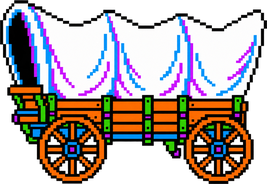
#> input picture app/src/main/assets/art/wagon_reference.png, 267 x 184 px, found by its file name
$ python make-launcher-icon.py
#> lines starting #> are read from the running program, lines starting #| are printed output that depends on the picture; after the words box and inside, x2 and y2 are one past the last pixel; in counts of white or black regions, pixels touching at a corner belong together
#!/usr/bin/env python3
"""Rasterise the launcher icon's foreground from the wagon artwork.

The adaptive icon is a 432x432 foreground over a sky-and-grass background. What
makes the sizing non-obvious is that Wear crops it far harder than Android
documents: the platform's adaptive-icon safe zone is a circle about 61% of the
canvas across, but the circular avatar Wear uses for both the app list and the
"Recents" card keeps only the innermost **16.4%**, throwing the rest away. At
the documented safe-zone size the wagon's wheels were cropped off and what was
left read as flat horizontal bands rather than a wagon.

That 16.4% was measured on device, twice. A first pass put it at ~30%, which
turned out to be the *artwork's* extent in an older icon rather than the crop
itself, and sizing to it still lost the wheels. Re-measuring with a target of
concentric bands at 10% intervals settled it: the innermost 10% band rendered
44px across in the avatar, giving 4.4px per 1% of canvas, and the avatar itself
is 72px across — so 72/4.4 = 16.4%. Only the 10% and 20% bands appeared at all;
there was no 30% band anywhere in the avatar. Regenerate that target and look at
it before doubting this number.

So the artwork is scaled until its **minimal enclosing circle** matches that
crop, and positioned so that circle is concentric with the canvas. Fitting the
enclosing circle rather than the bounding box matters: a wagon is wider than it
is tall and its corners are empty, so the bbox diagonal overstates how much room
it needs and would shrink the art about 10% more than necessary.

Usage:  python3 scripts/make-launcher-icon.py
"""

from pathlib import Path
import math
import sys

try:
    from PIL import Image
except ImportError:
    sys.exit("This script needs Pillow: pip install Pillow")

ROOT = Path(__file__).resolve().parent.parent
SOURCE = ROOT / "art-source/wagon_reference.png"
DEST = ROOT / "app/src/main/res/drawable-nodpi/ic_launcher_wagon.png"

CANVAS = 432

# Diameter of what survives Wear's circular avatar crop, as a fraction of the canvas.
# Measured on device; see the module docstring. Sized a little inside the measured
# 0.164 so the wheels don't sit right on the crop edge.
VISIBLE_FRACTION = 0.15

ALPHA_FLOOR = 16


def enclosing_circle(mask):
    """Centre and radius of the smallest circle covering [mask]'s opaque pixels."""
    w, h = mask.size
    px = mask.load()
    points = [(x, y) for y in range(0, h, 2) for x in range(0, w, 2) if px[x, y]]

    def radius(cx, cy):
        return max(math.hypot(x - cx, y - cy) for x, y in points)

    cx, cy = w / 2, h / 2
    best = radius(cx, cy)
    step = max(w, h) / 8
    while step > 0.5:                      # hill-climb the centre, then refine
        for dx, dy in ((step, 0), (-step, 0), (0, step), (0, -step)):
            r = radius(cx + dx, cy + dy)
            if r < best:
                cx, cy, best = cx + dx, cy + dy, r
                break
        else:
            step /= 2
    return cx, cy, best


def main() -> None:
    if not SOURCE.is_file():
        sys.exit(f"No wagon artwork at {SOURCE}")

    art = Image.open(SOURCE).convert("RGBA")
#> art is the input picture: PIL image 267x184 RGBA; mean R, G, B, A 107.1, 96.6, 95.8, 181.6
    mask = art.getchannel("A").point(lambda a: 255 if a >= ALPHA_FLOOR else 0)
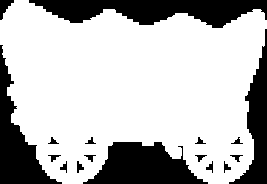
#> mask: PIL image 267x184 L; 73.3% white; 17 black regions, largest, box (x1, y1, x2, y2) and area: (29, 0, 267, 28) 4089, (83, 142, 208, 184) 3335, (0, 45, 62, 184) 2854
    box = mask.getbbox()
#> box = (0, 0, 267, 184)
    art, mask = art.crop(box), mask.crop(box)

    cx, cy, r = enclosing_circle(mask)
#> in enclosing_circle, `points = [(x, y) for y in range(0, h, 2) for x in range(0, w, 2) if px..`: points = 9011 pairs, first value 0 to 266, second value 0 to 182
#> in enclosing_circle, `best = radius(cx, cy)`: best = 152.1
#> after the loop in enclosing_circle, `while step > 0.5:`: best = 145.7
#> cx = 133.5; cy = 77.92; r = 145.7
    scale = (CANVAS * VISIBLE_FRACTION / 2) / r
#> scale = 0.222
    size = (round(art.width * scale), round(art.height * scale))
#> size = (59, 41)
    art = art.resize(size, Image.LANCZOS)
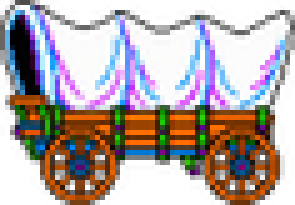
#> art: PIL image 59x41 RGBA (shown 5 times larger); mean R, G, B, A 110, 98.8, 97.7, 181.3; transparent parts drawn white

    canvas = Image.new("RGBA", (CANVAS, CANVAS), (0, 0, 0, 0))
#> canvas: PIL image 432x432 RGBA; every value is 0
    canvas.paste(art, (round(CANVAS / 2 - cx * scale), round(CANVAS / 2 - cy * scale)), art)
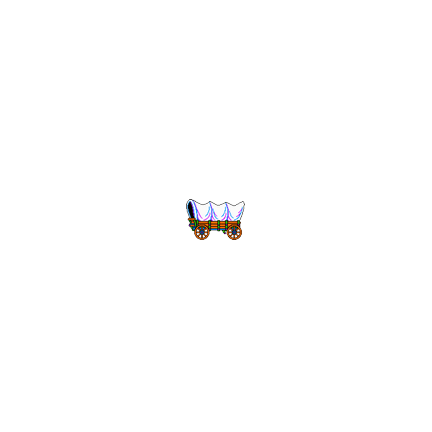
#> canvas: PIL image 432x432 RGBA; mean R, G, B, A 1.4, 1.2, 1.2, 2.3; transparent parts drawn white
    canvas.save(DEST, optimize=True)

    bottom = (CANVAS / 2 - cy * scale + size[1]) / CANVAS
#> bottom = 0.555
    print(f"wagon {size[0]}x{size[1]} on a {CANVAS}px canvas ({size[0]/CANVAS:.1%} wide)")
#| wagon 59x41 on a 432px canvas (13.7% wide)
    print(f"wheels touch down at {bottom:.1%} of the canvas — the background's horizon "
          f"should sit at {bottom * 108:.1f} in its 108-unit viewport")
#| wheels touch down at 55.5% of the canvas — the background's horizon should sit at 59.9 in its 108-unit viewport


if __name__ == "__main__":
    main()
